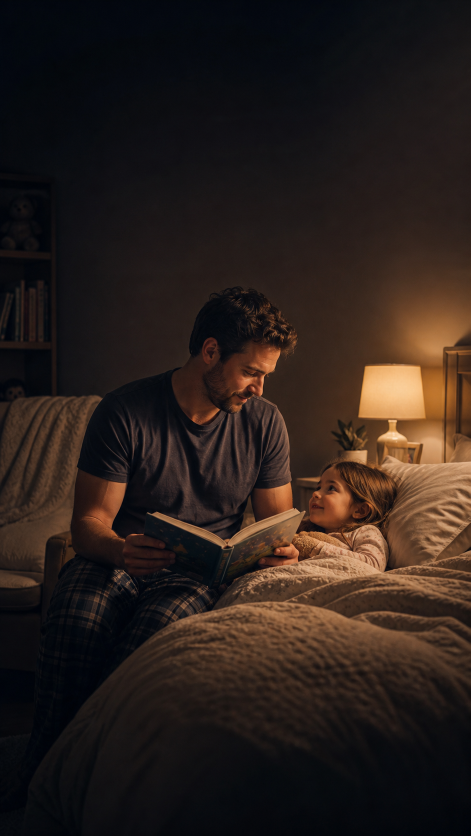
#> input picture ParentingRewind/production-assets/fathers-day-quiet-love-portrait-01.png, 941 x 1672 px (shown at 1/2 size)
$ python produce_fathers_day_dads_who_show_up.py
#> lines starting #> are read from the running program, lines starting #| are printed output that depends on the picture
"""Create a local-review-only Father's Day tribute for Parenting Rewind."""

from __future__ import annotations

import asyncio
import json
from pathlib import Path

from PIL import Image, ImageDraw, ImageFont

from produce_redesigned_bundle_02_to_06 import PROJECT, WORK_ROOT, produce


ASSET_DIR = PROJECT / "production-assets"
PROMPT_RECORD = "production-assets/fathers-day-dads-who-show-up-portrait-prompts.md"
CTA = "If this helped, like and subscribe for more practical Parenting Rewind ideas."
EPISODE_ID = "parenting-rewind-redesign-86-fathers-day-dads-who-show-up"
THUMBNAIL = WORK_ROOT / EPISODE_ID / "thumbnail.jpg"

PORTRAIT_ASSETS = [
    "fathers-day-quiet-love-portrait-01.png",
    "fathers-day-daily-work-portrait-01.png",
    "fathers-day-repair-portrait-01.png",
    "fathers-day-listening-child-portrait-01.png",
    "fathers-day-listening-teen-portrait-01.png",
    "fathers-day-family-hug-portrait-01.png",
]


def build_thumbnail() -> None:
    selected = [Image.open(ASSET_DIR / PORTRAIT_ASSETS[index]).convert("RGB") for index in (0, 3, 5)]
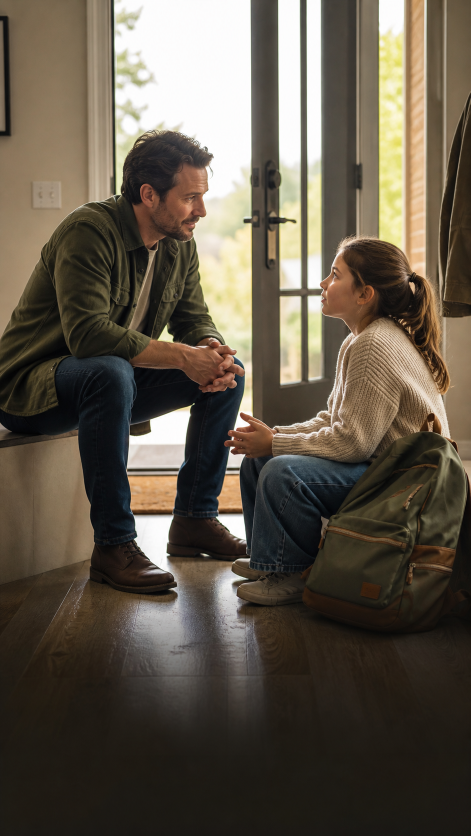
#> input picture ParentingRewind/production-assets/fathers-day-listening-child-portrait-01.png, 941 x 1672 px (shown at 1/2 size)
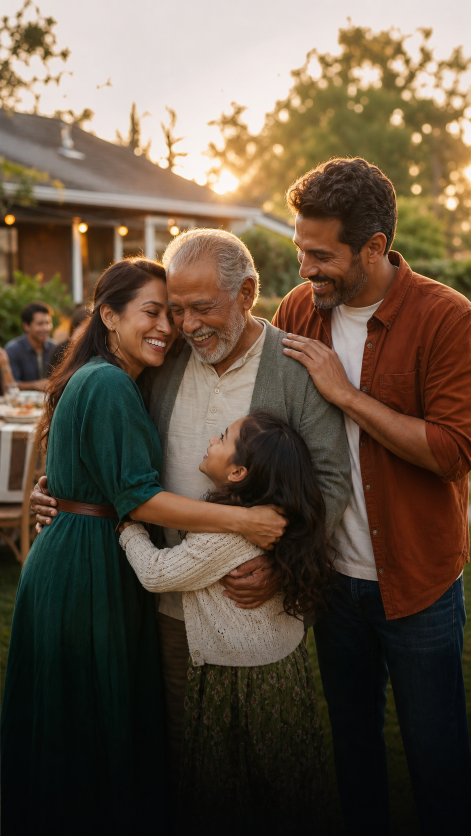
#> input picture ParentingRewind/production-assets/fathers-day-family-hug-portrait-01.png, 941 x 1672 px (shown at 1/2 size)
#> selected = 3 items
    width, height = 1280, 720
    canvas = Image.new("RGB", (width, height), (24, 18, 16))
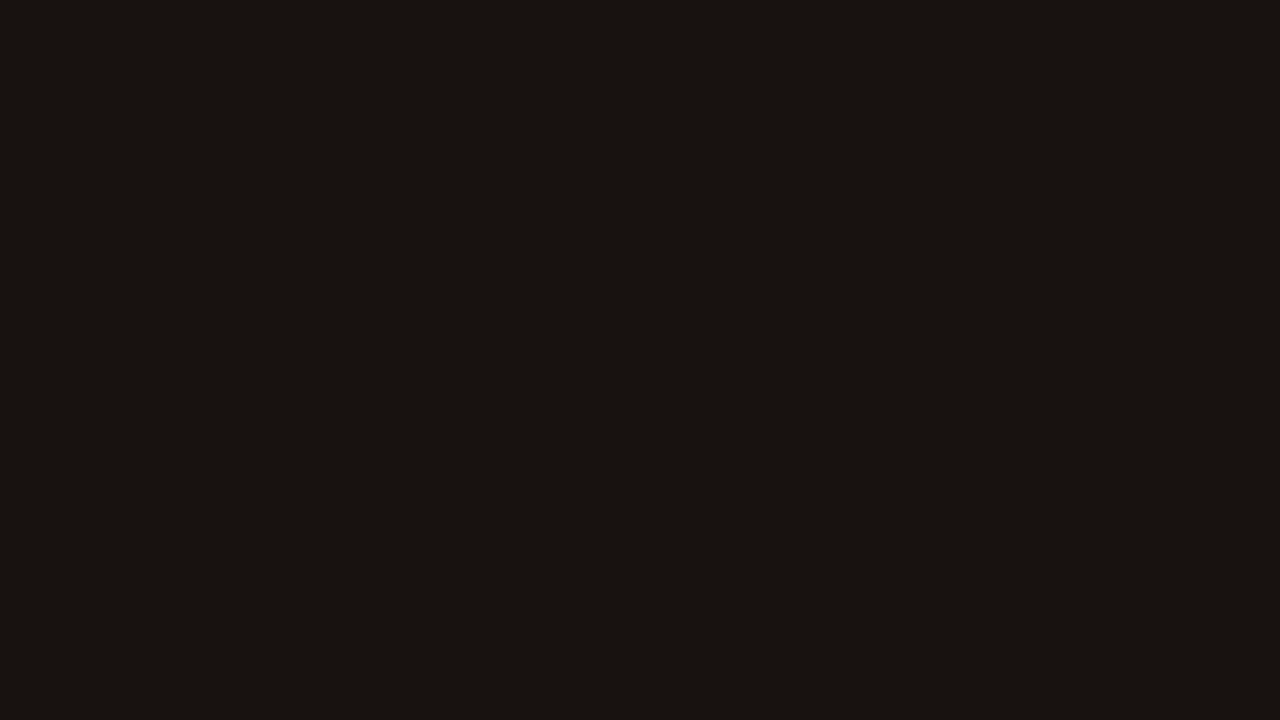
#> canvas: PIL image 1280x720 RGB; mean R, G, B 24, 18, 16
    cell_width = (width + 2) // 3
    for index, panel in enumerate(selected):
        scale = max(cell_width / panel.width, height / panel.height)
        resized = panel.resize((round(panel.width * scale), round(panel.height * scale)), Image.Resampling.LANCZOS)
        left = max(0, (resized.width - cell_width) // 2)
        top = max(0, round((resized.height - height) * 0.36))
        canvas.paste(resized.crop((left, top, left + cell_width, top + height)), (index * cell_width, 0))
#> this loop made 3 passes
#> pass 1, in build_thumbnail, `resized = panel.resize((round(panel.width * scale), round(panel.height..`:
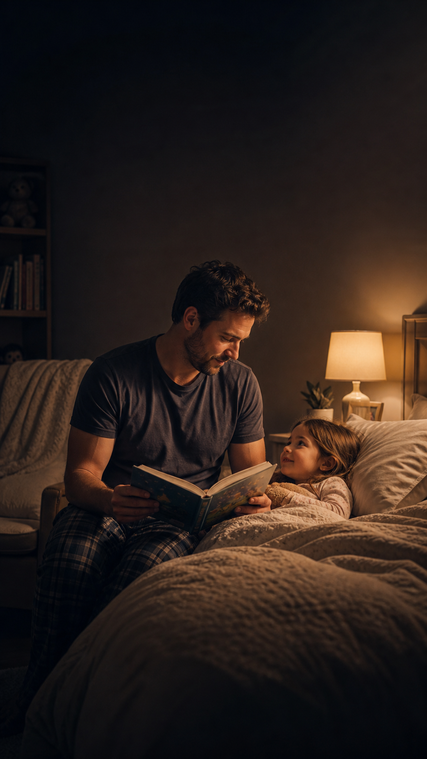
#> resized: PIL image 427x759 RGB; mean R, G, B 42.5, 31.6, 26.9
#> after the loop:
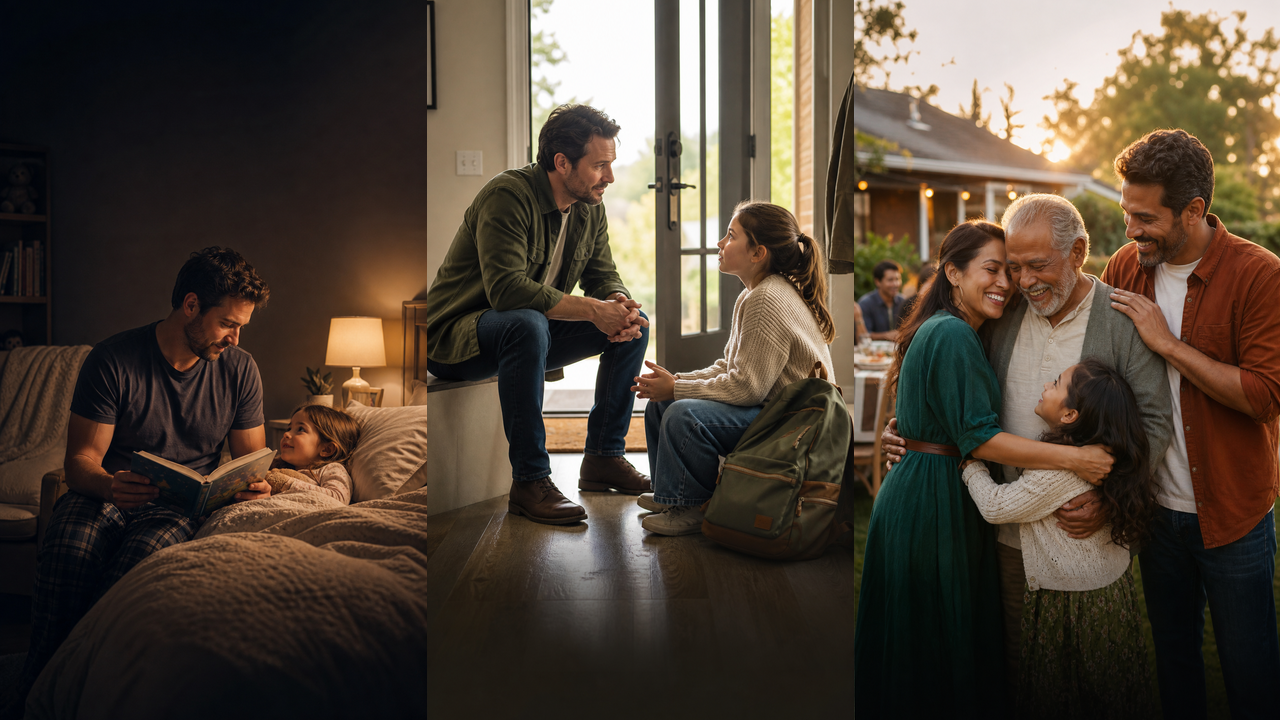
#> canvas: PIL image 1280x720 RGB; mean R, G, B 79.7, 67.4, 55.5
    overlay = Image.new("RGBA", canvas.size, (0, 0, 0, 0))
#> overlay: PIL image 1280x720 RGBA; every value is 0
    draw = ImageDraw.Draw(overlay)
    draw.rounded_rectangle((120, 150, width - 120, height - 125), radius=34, fill=(20, 14, 12, 190), outline=(226, 176, 94, 180), width=3)
    canvas = Image.alpha_composite(canvas.convert("RGBA"), overlay)
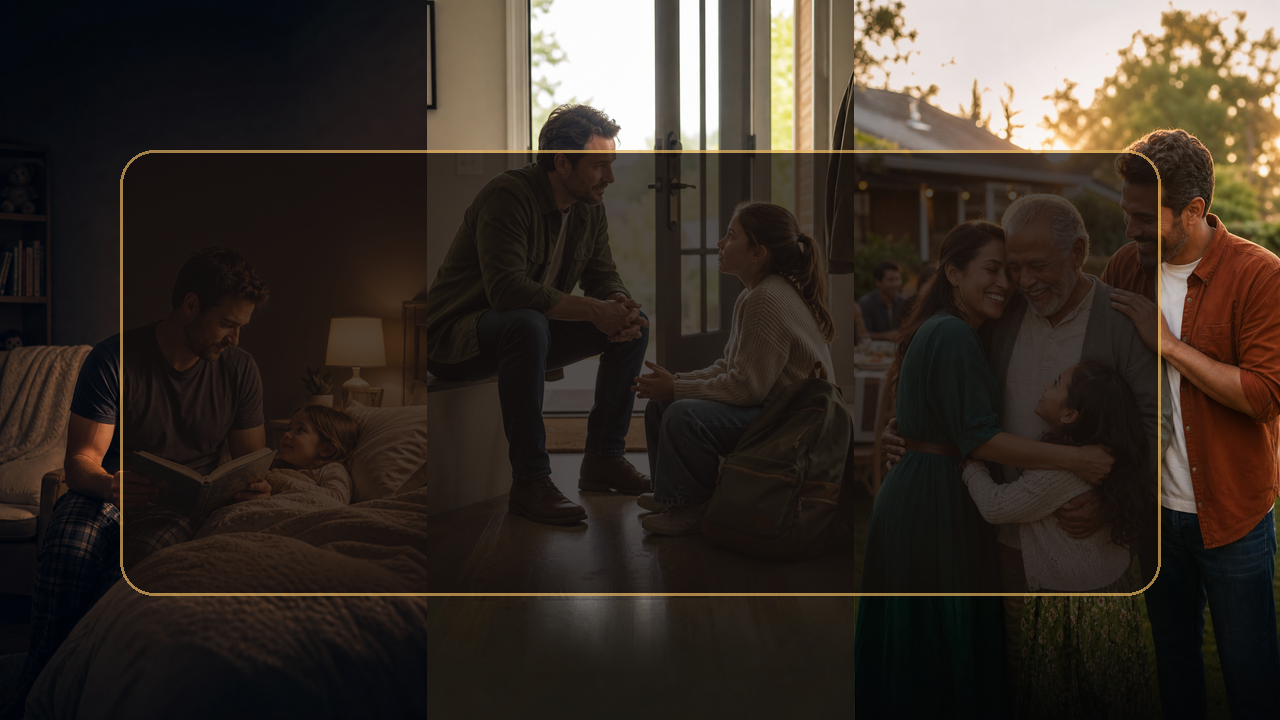
#> canvas: PIL image 1280x720 RGBA; mean R, G, B, A 56.3, 47.3, 39.8, 255
    draw = ImageDraw.Draw(canvas)
    bold = Path(r"C:\Windows\Fonts\segoeuib.ttf")
    line1 = ImageFont.truetype(str(bold), 76)
    line2 = ImageFont.truetype(str(bold), 60)
    line3 = ImageFont.truetype(str(bold), 39)
    for text, font, y, color in (
        ("TO THE DADS", line1, 205, (255, 249, 235)),
        ("WHO KEEP SHOWING UP", line2, 310, (248, 204, 126)),
        ("A FATHER'S DAY TRIBUTE", line3, 425, (255, 249, 235)),
    ):
        box = draw.textbbox((0, 0), text, font=font, stroke_width=2)
        x = (width - (box[2] - box[0])) // 2
        draw.text((x, y), text, font=font, fill=color, stroke_width=2, stroke_fill=(35, 21, 15))
#> this loop made 3 passes
#> (box, x) on passes 1 to 3: ((-3, 13, 524, 74), 376), ((-2, 9, 741, 59), 268), ((-2, 6, 492, 39), 393)
    THUMBNAIL.parent.mkdir(parents=True, exist_ok=True)
    canvas.convert("RGB").save(THUMBNAIL, quality=93, optimize=True)
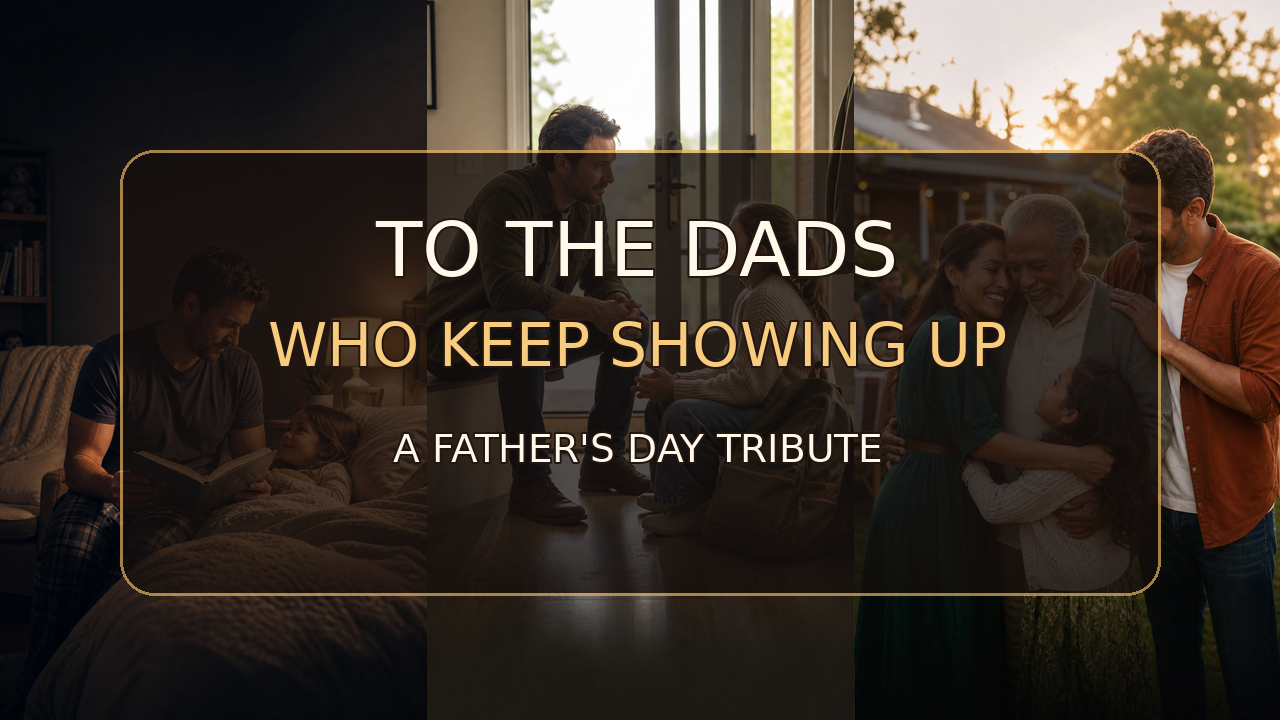
#> saved as thumbnail.jpg: PIL image 1280x720 RGB; mean R, G, B 61.3, 51.9, 43.5


SPEC = {
    "number": 86,
    "slug": "fathers-day-dads-who-show-up",
    "title": "To the Dads Who Keep Showing Up - A Father's Day Tribute",
    "asset": None,
    "panel_files": PORTRAIT_ASSETS,
    "order": [0, 1, 2, 3, 4, 5],
    "beat_labels": [
        "QUIET LOVE",
        "THE DAILY WORK",
        "NOT PERFECTION",
        "WHY IT MATTERS",
        "WE SEE YOU",
        "HAPPY FATHER'S DAY",
    ],
    "title_duration": 6.0,
    "force_rebuild": False,
    "reviewed_on": "2026-09-02",
    "source": {
        "organization": "American Academy of Pediatrics",
        "title": "Fathers' Roles in the Care and Development of Their Children: The Role of Pediatricians",
        "url": "https://publications.aap.org/pediatrics/article/138/1/e20161128/52467/Fathers-Roles-in-the-Care-and-Development-of-Their",
    },
    "new_image_generation_calls": 6,
    "recycled_visuals_approved": False,
    "generation_prompt_record": PROMPT_RECORD,
    "upload_authorized": True,
    "mirror_to_onedrive": False,
    "narration": [
        "This Father's Day is for the dads whose love does not always arrive as a speech. It arrives as a packed lunch, a school pickup, a repaired toy, and one more story when they are exhausted.",
        "It is for the dads who work, worry, wash uniforms, remember the appointment, and still wonder whether they are doing enough.",
        "The truth is, children do not need a flawless father. They need a dad who notices, responds, listens, plays, sets safe limits, and comes back to repair after getting it wrong.",
        "Research reviewed by the American Academy of Pediatrics links involved fathering across childhood with children's well-being. The ordinary moments of caring, playing, reading, guiding, and listening matter.",
        "So to every dad, stepdad, grandfather, foster dad, and father figure who keeps showing up: your presence is not background. It is part of what makes home feel safe.",
        "Today, let someone say it clearly. We see the work, the love, and the sacrifices you rarely name. Happy Father's Day, Dad.",
        CTA,
    ],
}


async def main() -> None:
    build_thumbnail()
    result = await produce(SPEC)
    metadata_path = PROJECT / "metadata" / "parenting-rewind-redesign-86-fathers-day-dads-who-show-up-v1.json"
    metadata = json.loads(metadata_path.read_text(encoding="utf-8"))
    metadata["artwork"]["source_assets"] = [
        {"file": f"production-assets/{name}", "native_aspect_ratio": "9:16"}
        for name in PORTRAIT_ASSETS
    ]
    metadata["artwork"]["composite_is_new_generation"] = False
    metadata["artwork"]["portrait_native_visual_rebuild"] = True
    metadata["research"]["claim_limits"] = [
        "The tribute describes common forms of involved fathering; individual families and roles vary.",
        "Association between father involvement and child outcomes does not make any one activity a guaranteed result.",
        "Dad includes dads, stepdads, grandfathers, foster dads and other father figures in the narration.",
    ]
    metadata["youtube"] = {
        "title": "To the Dads Who Keep Showing Up | A Father's Day Tribute",
        "description": "Some dads say love with words. Others say it through packed lunches, school pickups, play, listening, safe limits, and repairing after a hard moment. This Father's Day tribute is for every dad, stepdad, grandfather, foster dad, and father figure who keeps showing up.\n\nResearch basis: American Academy of Pediatrics, Fathers' Roles in the Care and Development of Their Children.\n\n#FathersDay #Fatherhood #Parenting #Dads #ParentingRewind",
        "tags": [
            "Father's Day",
            "fatherhood",
            "dads",
            "parenting",
            "father appreciation",
            "involved father",
            "father figure",
            "Parenting Rewind"
        ],
        "thumbnail": str(THUMBNAIL.relative_to(PROJECT)),
        "privacy": "public",
        "made_for_kids": False,
        "contains_synthetic_media": True,
        "upload_authorized": True,
    }
    metadata_path.write_text(json.dumps(metadata, indent=2, ensure_ascii=False) + "\n", encoding="utf-8")
    (WORK_ROOT / "fathers-day-dads-who-show-up-ledger.json").write_text(
        json.dumps({"approved": True, "upload_authorized": True, "scheduled_publication": "2026-09-04T10:00:00Z", "result": result}, indent=2) + "\n",
        encoding="utf-8",
    )
    print(json.dumps(result), flush=True)


if __name__ == "__main__":
    asyncio.run(main())
#> (the call stopped at ``: edge_tts is not available in this run)
